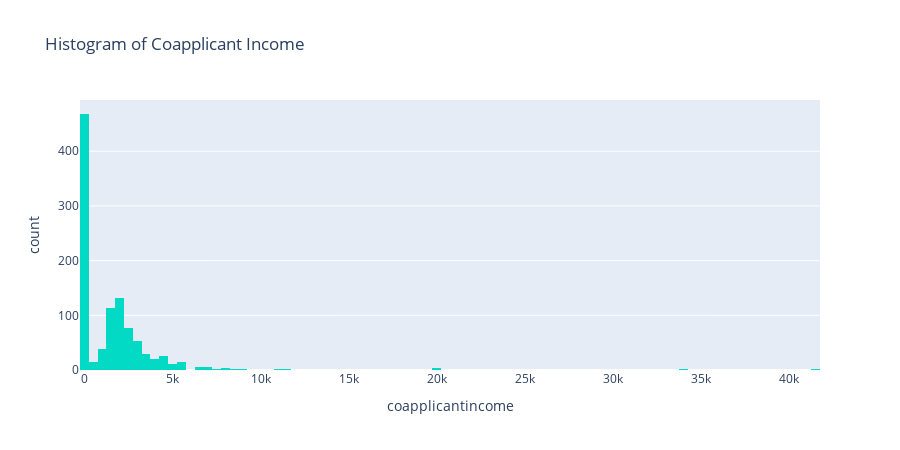

This figure's notebook cell:
### Code cell
SP = px.histogram(df, x='coapplicantincome',
                         title='Histogram of Coapplicant Income', height=450,
                         color_discrete_sequence=['#03DAC5'],
                         )
SP

### Figure 1 — Plotly figure (JSON) as saved in the notebook; plotly's stock layout.template omitted (floating-point values rounded to 4 significant figures; data arrays with more than 128 entries replaced by an {"elided": "..."} marker saying what was removed)
{"data": [{"alignmentgroup": "True", "bingroup": "x", "hovertemplate": "coapplicantincome=%{x}<br>count=%{y}<extra></extra>", "legendgroup": "", "marker": {"color": "#03DAC5", "pattern": {"shape": ""}}, "name": "", "offsetgroup": "", "orientation": "v", "showlegend": false, "type": "histogram", "x": {"elided": "1029 float values"}, "xaxis": "x", "yaxis": "y"}], "layout": {"barmode": "relative", "height": 450, "legend": {"tracegroupgap": 0}, "title": {"text": "Histogram of Coapplicant Income"}, "xaxis": {"anchor": "y", "domain": [0, 1], "title": {"text": "coapplicantincome"}}, "yaxis": {"anchor": "x", "domain": [0, 1], "title": {"text": "count"}}}}
